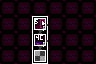

Tiled map render using the project's own tile images. Description and the whole map definition, tile-layer contents included, below:
An orthogonal 6x4 tile map with 16x16 px tiles, 4 tile layers (Maze Shape, Room Properties, Restrictions, Minimap).

<map version="1.10" tiledversion="1.11.0" orientation="orthogonal" renderorder="right-down" width="6" height="4" tilewidth="16" tileheight="16" infinite="0" nextlayerid="5" nextobjectid="1">
 <properties>
  <property name="max_exit_rooms" type="int" value="0" />
  <property name="min_challenge_rooms" type="int" value="0" />
  <property name="min_exit_rooms" type="int" value="0" />
  <property name="min_shop_rooms" type="int" value="0" />
 </properties>
 <tileset firstgid="1" source="../LayoutTiles.tsx" />
 <layer id="1" name="Maze Shape" width="6" height="4">
  <data encoding="csv">
1,1,1,1,1,1,
1,1,2,1,1,1,
1,1,34,1,1,1,
1,1,50,1,1,1
</data>
 </layer>
 <layer id="2" name="Room Properties" width="6" height="4">
  <data encoding="csv">
5,5,5,5,5,5,
5,5,123,5,5,5,
5,5,111,5,5,5,
5,5,6,5,5,5
</data>
 </layer>
 <layer id="3" name="Restrictions" width="6" height="4">
  <data encoding="csv">
0,0,0,0,0,0,
0,0,16,0,0,0,
0,0,16,0,0,0,
0,0,0,0,0,0
</data>
 </layer>
 <layer id="4" name="Minimap" width="6" height="4">
  <data encoding="csv">
0,0,0,0,0,0,
0,0,14,0,0,0,
0,0,14,0,0,0,
0,0,14,0,0,0
</data>
 </layer>
</map>
